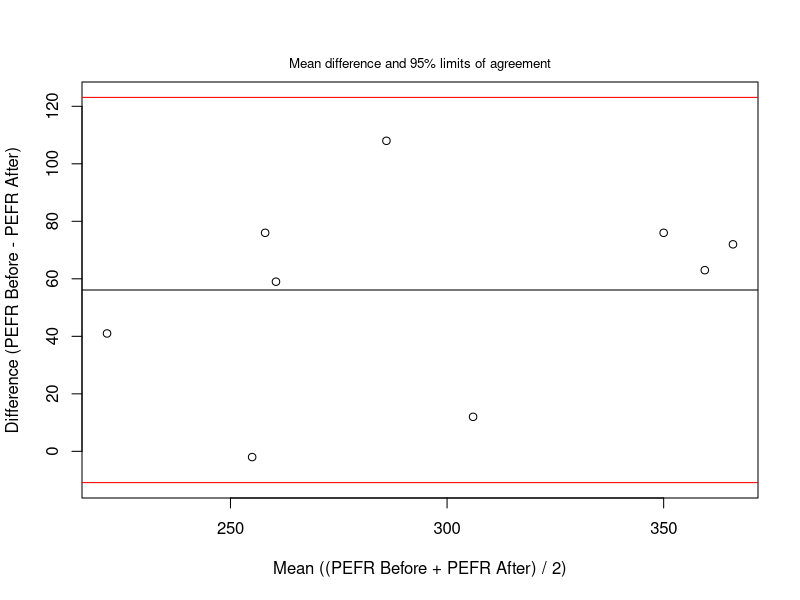

Write R code to recreate this figure.
# Paired t test: the StatsDirect help example (peak expiratory flow rate before
# and after a walk on a cold day in 9 asthmatics) in R
before <- c(312, 242, 340, 388, 296, 254, 391, 402, 290)
after <- c(300, 201, 232, 312, 220, 256, 328, 330, 231)

# R's standard test gives t, df, the two sided P and the confidence interval for
# the mean difference, as StatsDirect reports them.
r <- t.test(before, after, paired = TRUE)
print(r)

# The report's other lines, to 6 decimal places
six <- function(x) formatC(x, digits = 6, format = "f", drop0trailing = TRUE)
d <- before - after
n <- length(d)
cat(sprintf("Mean of differences = %s  (n = %d)\n", six(mean(d)), n))
cat("Standard deviation =", six(sd(d)), "  Standard error =", six(sd(d) / sqrt(n)),
    "\n")
cat("95% CI =", six(r$conf.int[1]), "to", six(r$conf.int[2]), "\n")
cat("df =", r$parameter, "  t =", six(r$statistic), "\n")
cat(sprintf("One sided P = %.4f   Two sided P = %.4f\n", r$p.value / 2, r$p.value))

# Power of a two sided test at the 5% level to detect the mean difference and sd
# seen, from the noncentral t distribution; strict = TRUE counts rejections in
# both tails, as StatsDirect does.
pw <- power.t.test(n = n, delta = mean(d), sd = sd(d), sig.level = 0.05,
                   type = "paired", strict = TRUE)
cat(sprintf("Power (for 5%% significance) = %.2f%%\n", 100 * pw$power))

# StatsDirect's agreement analysis option adds the 95% limits of agreement of
# Bland and Altman: the mean difference plus or minus 1.96 standard deviations.
loa <- mean(d) + c(-1, 1) * qnorm(0.975) * sd(d)
cat("95% Limits of agreement =", six(loa[1]), "to", six(loa[2]), "\n")

# The agreement plot that follows in the report: each difference against the mean
# of its pair, with the mean difference (black) and the limits of agreement (red)
plot((before + after) / 2, d, xlab = "Mean ((PEFR Before + PEFR After) / 2)",
     ylab = "Difference (PEFR Before - PEFR After)", ylim = range(d, loa))
abline(h = mean(d))
abline(h = loa, col = "red")
mtext("Mean difference and 95% limits of agreement",
      side = 3, line = 0.5, cex = 0.8)
